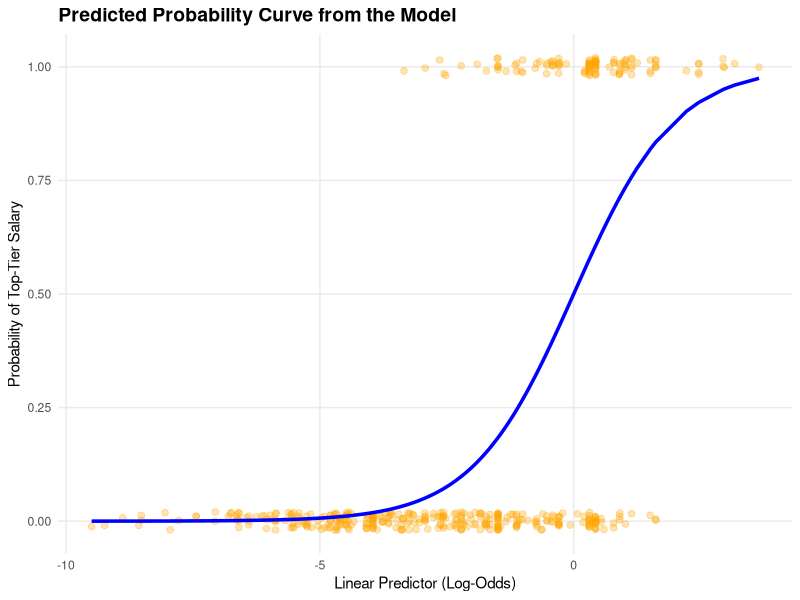

Reproduce this figure in R.
## ---- chunk 1
knitr::opts_knit$set(root.dir = ".")
knitr::opts_chunk$set(echo = TRUE)
## ---- chunk 2
library(tidyverse)
data <- read.csv("dataset/ds_salaries_clean.csv")
## ---- chunk 3
q3_salary <- quantile(data$salary_in_usd, probs = 0.75, na.rm = TRUE)

data <- data %>%
  mutate(
    row_id = row_number(),
    is_top_tier = if_else(salary_in_usd >= q3_salary, 1L, 0L)
  )

target_summary <- data %>%
  count(is_top_tier, name = "n") %>%
  mutate(
    tier = if_else(is_top_tier == 1L, "Top tier (1)", "Below top tier (0)"),
    proportion = n / sum(n)
  ) %>%
  select(tier, n, proportion)

cat("75th-percentile salary cut-off (Q3): $", format(q3_salary, big.mark = ","), "\n", sep = "")
knitr::kable(target_summary, digits = 3,
             caption = "Class distribution for the binary target")
## ---- chunk 4
set.seed(2026)
train_ids <- sample(nrow(data), floor(0.8 * nrow(data)))
train <- data[train_ids, ]
test <- data[-train_ids, ]

stopifnot(nrow(train) == 452, nrow(test) == 113,
          all(!test$row_id %in% train$row_id))
## ---- chunk 5
job_category_levels <- levels(
  relevel(factor(data$job_category), ref = "Data_Analyst")
)

prepare_predictors <- function(df) {
  dplyr::mutate(
    df,
      experience_level = factor(
        df$experience_level,
        levels = c("EN", "MI", "SE", "EX")
      ),
      company_size = factor(
        df$company_size,
        levels = c("S", "M", "L")
      ),
      remote_ratio = factor(
        df$remote_ratio,
        levels = c(0, 50, 100)
      ),
      job_category = factor(
        df$job_category,
        levels = job_category_levels
      ),
      employment_group = factor(
        dplyr::if_else(df$employment_type == "FT", "FT", "Non_FT"),
        levels = c("FT", "Non_FT")
      ),
      company_location_group = factor(
        dplyr::if_else(df$location_group == "US", "US", "Non_US"),
        levels = c("Non_US", "US")
      )
  )
}

train <- prepare_predictors(train)
test <- prepare_predictors(test)

logit_model <- glm(
  is_top_tier ~ experience_level + company_size + remote_ratio +
    job_category + employment_group + company_location_group,
  family = binomial(link = "logit"),
  data = train
)

summary(logit_model)
## ---- chunk 6
model_matrix <- summary(logit_model)$coefficients
wald_ci <- confint.default(logit_model)

odds_ratios <- tibble(
  term = rownames(model_matrix),
  estimate = model_matrix[, "Estimate"],
  odds_ratio = exp(estimate),
  conf_low = exp(wald_ci[, 1]),
  conf_high = exp(wald_ci[, 2]),
  p_value = model_matrix[, "Pr(>|z|)"],
  significant_at_5pct = p_value < 0.05
) %>%
  filter(term != "(Intercept)") %>%
  mutate(
    across(c(estimate, odds_ratio, conf_low, conf_high), ~ round(.x, 3)),
    p_value = format.pval(p_value, digits = 3, eps = 0.001)
  )

knitr::kable(
  odds_ratios,
  caption = "Adjusted odds ratios and 95% Wald confidence intervals for top-tier salary"
)
## ---- chunk 7
mcfadden_r2 <- 1 - logit_model$deviance / logit_model$null.deviance

fit_summary <- tibble(
  observations = nobs(logit_model),
  top_tier_cases = sum(train$is_top_tier),
  null_deviance = logit_model$null.deviance,
  residual_deviance = logit_model$deviance,
  AIC = AIC(logit_model),
  McFadden_R2 = mcfadden_r2
) %>%
  mutate(across(where(is.numeric), ~ round(.x, 3)))

knitr::kable(fit_summary, caption = "In-sample logistic-model fit summary")
## ---- chunk 8
# 1. Extract the linear predictors (log-odds) and fitted probabilities
plot_data <- train %>%
  mutate(
    predicted_prob = predict(logit_model, type = "response"),
    log_odds = predict(logit_model, type = "link")
  )

# 2. Plot the logistic curve and the actual observations
ggplot(plot_data, aes(x = log_odds)) +
  
  # Scatter plot of actual observations (Y = 0 or 1)
  # Jitter is added to the y-axis to match the visual style of the reference plot
  geom_jitter(
    aes(y = is_top_tier), 
    width = 0, 
    height = 0.02,
    color = "orange", 
    alpha = 0.3, 
    size = 2
  ) +
  
  # The S-curve representing the predicted probability
  geom_line(
    aes(y = predicted_prob), 
    color = "blue", 
    linewidth = 1.2
  ) +
  
  # Formatting the plot
  theme_minimal() +
  labs(
    title = "Predicted Probability Curve from the Model",
    x = "Linear Predictor (Log-Odds)",
    y = "Probability of Top-Tier Salary"
  ) +
  scale_y_continuous(breaks = seq(0, 1, by = 0.25)) +
  theme(
    panel.grid.minor = element_blank(),
    plot.title = element_text(size = 14, face = "bold")
  )
## ---- chunk 9
# Generate in-sample predictions on training set
train_predictions <- train %>%
  mutate(
    predicted_probability = predict(logit_model, type = "response"),
    predicted_class = if_else(predicted_probability >= 0.5, 1L, 0L)
  )

# Compute confusion matrix
cm_train <- table(
  Actual = train_predictions$is_top_tier,
  Predicted = train_predictions$predicted_class
)

cat("=== In-Sample Confusion Matrix (Training Set, n=452) ===\n")
print(cm_train)

# Extract and display classification metrics
tn_train <- cm_train[1, 1]
fp_train <- cm_train[1, 2]
fn_train <- cm_train[2, 1]
tp_train <- cm_train[2, 2]

cat("\n=== Classification Breakdown ===\n")
cat("True Negatives (TN):    ", tn_train, " (actual=0, predicted=0)\n")
cat("False Positives (FP):   ", fp_train, " (actual=0, predicted=1)\n")
cat("False Negatives (FN):   ", fn_train, " (actual=1, predicted=0)\n")
cat("True Positives (TP):    ", tp_train, " (actual=1, predicted=1)\n")

# Calculate in-sample classification metrics
accuracy_train <- (tp_train + tn_train) / (tp_train + tn_train + fp_train + fn_train)
sensitivity_train <- tp_train / (tp_train + fn_train)
specificity_train <- tn_train / (tn_train + fp_train)
fpr_train <- fp_train / (tn_train + fp_train)
fnr_train <- fn_train / (tp_train + fn_train)

metrics_train <- tibble(
  Metric = c("Accuracy", "Sensitivity (True Positive Rate)", "Specificity (True Negative Rate)", 
             "False Positive Rate", "False Negative Rate"),
  Value = c(accuracy_train, sensitivity_train, specificity_train, fpr_train, fnr_train),
  Interpretation = c(
    "Proportion of correct classifications",
    "Proportion of actual top-tier correctly identified",
    "Proportion of actual non-top-tier correctly identified",
    "Proportion of non-top-tier misclassified as top-tier",
    "Proportion of top-tier misclassified as non-top-tier"
  )
) %>%
  mutate(Value = round(Value, 4))

knitr::kable(
  metrics_train,
  caption = "In-sample classification metrics (training set)"
)
## ---- chunk 10
test_predictions <- test %>%
  mutate(
    predicted_probability = predict(logit_model, newdata = test, type = "response"),
    predicted_class = if_else(predicted_probability >= 0.5, 1L, 0L)
  )

head(test_predictions[c("row_id", "is_top_tier", "predicted_probability", "predicted_class")])
